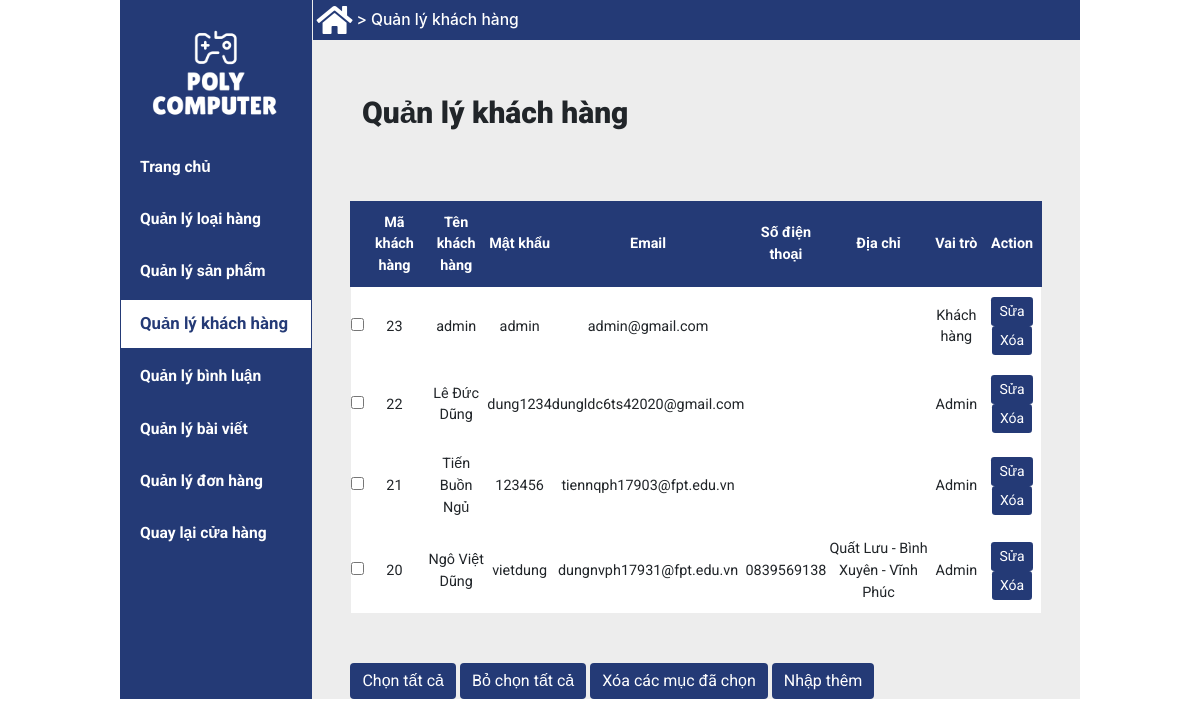
Page /admin/index.php?act=listkh on the committed database.
### tables this page shows
CREATE TABLE `khach_hang`  (
  `ma_khach_hang` int NOT NULL AUTO_INCREMENT,
  `ten_khach_hang` varchar(30) NOT NULL,
  `email` varchar(30) NOT NULL,
  `mat_khau` varchar(50) NOT NULL,
  `sdt` varchar(13) NULL DEFAULT NULL,
  `dia_chi` varchar(50) NULL DEFAULT NULL,
  `vai_tro` tinyint NOT NULL DEFAULT 0 COMMENT '0. Khách hàng\r\n1. Admin',
  PRIMARY KEY (`ma_khach_hang`) USING BTREE
);

### model/pdo.php (called while the page is built, shortened)
<?php
function pdo_get_connection(){
    $dburl = "mysql:host=127.0.0.1;dbname=Duan1;charset=utf8";
    $username = 'root';
    $password = '';
    $conn = new PDO($dburl, $username, $password);
    $conn->setAttribute(PDO::ATTR_ERRMODE, PDO::ERRMODE_EXCEPTION);
    return $conn;
}
function pdo_query($sql){
    $sql_args = array_slice(func_get_args(), 1);
    try{
        $conn = pdo_get_connection();
        $stmt = $conn->prepare($sql);
        $stmt->execute($sql_args);
        $rows = $stmt->fetchAll();
        return $rows;
    }
    catch(PDOException $e){
        throw $e;
    }
    finally{
        unset($conn);
    }
}

### model/khachhang.php (called while the page is built, shortened)
<?php
    function loadAll_khachhang(){
        $sql="select*from khach_hang order by ma_khach_hang desc";
        $listkh= pdo_query($sql);
        return $listkh;
    }
    function get_vtkh($n){
        switch ($n) {
            case '0':
                $tt="Khách hàng";
                break;
            case '1':
                $tt="Admin";
                break;
        }
        return $tt;
    }
?>

### admin/khachhang/list.php (the view, shortened to what this page needs)
<div class="boxright">
            <div class="linkpage">
                <i class="fas fa-home fa-2x" style="color: white"></i>
                <span> > Quản lý khách hàng</span>
            </div>
            <div class="boxtitle">
                <p>Quản lý khách hàng</p>
            </div>
            <table>
                <tr>
                    <th></th>
                    <th>Mã khách hàng</th>
                    <th>Tên khách hàng</th>
                    <th>Mật khẩu</th>
                    <th>Email</th>
                    <th>Số điện thoại</th>
                    <th>Địa chỉ</th>
                    <th>Vai trò</th>
                    <th>Action</th>
                </tr>
                <?php
                    foreach($listkhachhang as $khachhang){
                        extract($khachhang);
                        $suakhachhang = "index.php?act=suakh&id=".$ma_khach_hang;
                        $xoakhachhang = "index.php?act=xoakh&id=".$ma_khach_hang;
                        $vaitro = get_vtkh($vai_tro);
                        echo '<tr>
                                <td><input type="checkbox"></td>
                                <td>'.$ma_khach_hang.'</td>
                                <td>'.$ten_khach_hang.'</td>
                                <td>'.$mat_khau.'</td>
                                <td>'.$email.'</td>
                                <td>'.$sdt.'</td>
                                <td>'.$dia_chi.'</td>
                                <td>'.$vaitro.'</td>
                                <td>
                                    <a href="'.$suakhachhang.'"><input type="button" class="btn btn-primary btn-sm" value="Sửa"></a>
                                    <a onclick="return delConfirm(\'' . $ma_khach_hang . '\')" href="'.$xoakhachhang.'"><input type="button" class="btn btn-primary btn-sm" value="Xóa"></a>
                                </td>
                            </tr>';
                            }
                ?>
            </table>
            <div class="button" style="margin: auto;">
                <input class="btn btn-primary" type="button" name="click_all" value="Chọn tất cả">
                <input class="btn btn-primary" type="button" name="unclick_all" value="Bỏ chọn tất cả">
                <input class="btn btn-primary" type="button" name="del_all_click" value="Xóa các mục đã chọn">
                <a href="index.php?act=addkh"><input class="btn btn-primary" type="button" name="add" value="Nhập thêm"></a>
            </div>
        </div>
</body>
</html>

### view/css/style.css (style rules this page uses)
* { padding: 0;margin: 0;box-sizing: border-box; }
.boxright { width: 80%; background: rgb(237, 237, 237); display: flex; flex-direction: column; min-height: 692px; }
.linkpage { background: #243a76; width: 99.9%; display: flex; flex-direction: row; align-items: center; margin-left: 0.1%; margin-bottom: 50px; }
.linkpage i { padding: 0.5%; }
.linkpage span { font-family: -apple-system, BlinkMacSystemFont, 'Segoe UI', Roboto, Oxygen, Ubuntu, Cantarell, 'Open Sans', 'Helvetica Neue', sans-serif; font-weight: 500; font-size: 1.3vw; color: white; }
.boxtitle { font-weight: 900; font-size: 2.5vw; margin: 0 0 50px 50px; }
table { width: 90%; border-collapse:collapse; margin: 0 auto 50px auto; }
table tr th { border: 1px solid #243a76; background: #243a76; color: white; padding: 10px 0 10px 0; text-align: center; font-size: 1.2vw; }
table tr td { text-align: center; background-color: white; font-size: 1.2vw; padding: 10px 0; }
.button { width: 90%; margin: 0px auto 20px 0; }
.btn-primary { background-color: #243a76 !important; border: #243a76 !important ; }

### rows in the picture
khach_hang: ma_khach_hang "23", ten_khach_hang "admin", mat_khau "admin", email "admin@gmail.com", vai_tro "Khách hàng"
khach_hang: ma_khach_hang "22", ten_khach_hang "Lê Đức Dũng", mat_khau "dung1234", email "dungldc6ts42020@gmail.com", vai_tro "Admin"
khach_hang: ma_khach_hang "21", ten_khach_hang "Tiến Buồn Ngủ", mat_khau "123456", email "tiennqph17903@fpt.edu.vn", vai_tro "Admin"
khach_hang: ma_khach_hang "20", ten_khach_hang "Ngô Việt Dũng", mat_khau "vietdung", email "dungnvph17931@fpt.edu.vn", sdt "0839569138", dia_chi "Quất Lưu - Bình Xuyên - Vĩnh Phúc", vai_tro "Admin"
